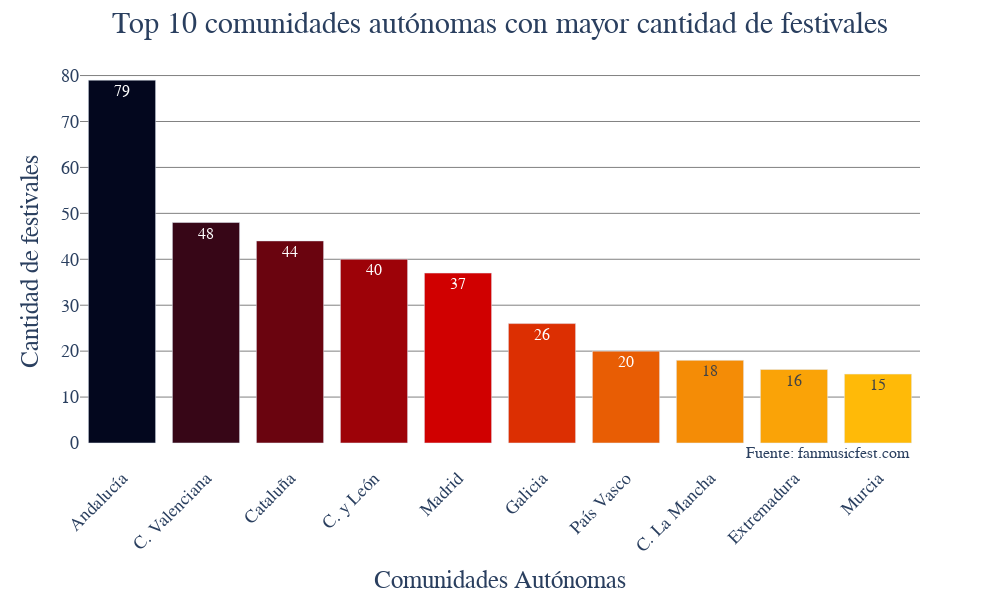

Notebook code cell kept with this figure:
### Markdown cell above
Muestro los resultados en el gráfico

### Code cell
import plotly.express as px

palette = ["#660000","#990033","#5F021F","#8C001A","#FF9000"]
palette_10 = ["#03071e","#370617","#6a040f","#9d0208","#d00000","#dc2f02","#e85d04","#f48c06","#faa307","#ffba08"]
values = gb_comunidades["total_festivales"]

fig = px.bar(gb_comunidades.head(10),
            x='comunidad_autonoma',
            y='total_festivales')

fig.update_traces(
                marker_color=np.tile(palette_10, len(gb_comunidades["comunidad_autonoma"])),
                text=values,
                textposition='auto',
                textfont=dict(size=16))

fig.update_xaxes(
                tickangle=-45,
                tickfont=dict(size=18))

fig.update_yaxes(
                tickfont=dict(size=18),
                gridcolor='gray')


fig.update_layout(
                    width=1000,
                    height=600,
                    title_text="Top 10 comunidades autónomas con mayor cantidad de festivales",
                    title_font=dict(size=30),
                    title_x=0.5, title_y=0.98,
                    plot_bgcolor='rgba(0,0,0,0)',
                    paper_bgcolor='rgba(0,0,0,0)',
                    yaxis_title='Cantidad de festivales',
                    xaxis_title='Comunidades Autónomas',
                    yaxis_title_font=dict(size=25),
                    xaxis_title_font=dict(size=25),
                    font=dict(family='Century Gothic'),                           
                    showlegend=False)
                    
fig.add_annotation(x=9.4, y=0, xanchor='right', yanchor='top',
                    text='Fuente: fanmusicfest.com',
                    font=dict(family='Century Gothic', size=16),
                    showarrow=False)  

fig.write_image(r'graficos\grafico_barras_comunidades_head.png')
fig.show()

### Figure 1 — Plotly figure (JSON) as saved in the notebook; plotly's stock layout.template omitted (floating-point values rounded to 4 significant figures; data arrays with more than 128 entries replaced by an {"elided": "..."} marker saying what was removed)
{"data": [{"alignmentgroup": "True", "hovertemplate": "comunidad_autonoma=%{x}<br>total_festivales=%{y}<extra></extra>", "legendgroup": "", "marker": {"color": {"elided": "170 str values"}, "pattern": {"shape": ""}}, "name": "", "offsetgroup": "", "orientation": "v", "showlegend": false, "text": [79, 48, 44, 40, 37, 26, 20, 18, 16, 15, 13, 13, 12, 12, 10, 6, 5], "textfont": {"size": 16}, "textposition": "auto", "type": "bar", "x": ["Andalucía", "C. Valenciana", "Cataluña", "C. y León", "Madrid", "Galicia", "País Vasco", "C. La Mancha", "Extremadura", "Murcia"], "xaxis": "x", "y": [79, 48, 44, 40, 37, 26, 20, 18, 16, 15], "yaxis": "y"}], "layout": {"annotations": [{"font": {"family": "Century Gothic", "size": 16}, "showarrow": false, "text": "Fuente: fanmusicfest.com", "x": 9.4, "xanchor": "right", "y": 0, "yanchor": "top"}], "barmode": "relative", "font": {"family": "Century Gothic"}, "height": 600, "legend": {"tracegroupgap": 0}, "margin": {"t": 60}, "paper_bgcolor": "rgba(0,0,0,0)", "plot_bgcolor": "rgba(0,0,0,0)", "showlegend": false, "title": {"font": {"size": 30}, "text": "Top 10 comunidades autónomas con mayor cantidad de festivales", "x": 0.5, "y": 0.98}, "width": 1000, "xaxis": {"anchor": "y", "domain": [0, 1], "tickangle": -45, "tickfont": {"size": 18}, "title": {"font": {"size": 25}, "text": "Comunidades Autónomas"}}, "yaxis": {"anchor": "x", "domain": [0, 1], "gridcolor": "gray", "tickfont": {"size": 18}, "title": {"font": {"size": 25}, "text": "Cantidad de festivales"}}}}
